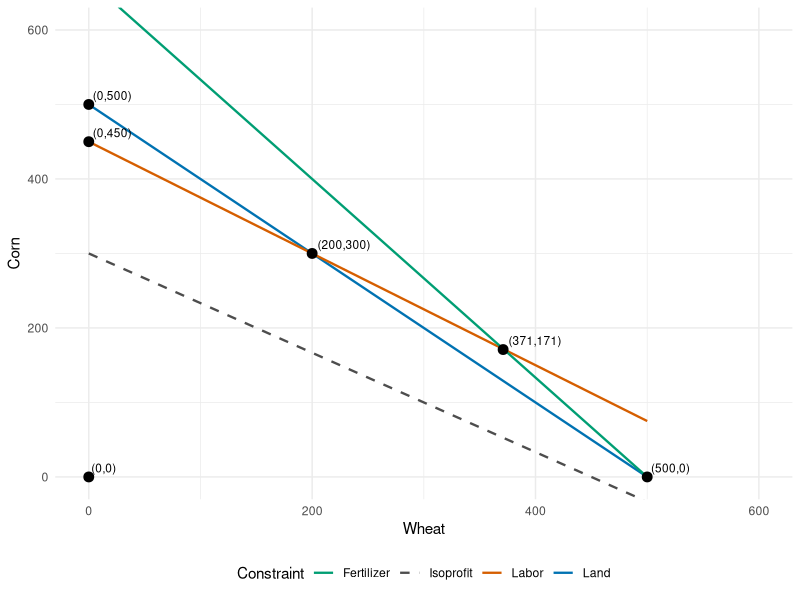

Generate this figure with R:
## ---- chunk 1
#| echo: false

xW <- seq(0, 500, by=1)
land_line <- 500 - xW

labor_line <- (1800 - 3*xW)/4

fertilizer_line <- (2000 - 4*xW)/3

library(ggplot2)

df <- data.frame(
  xW = xW,
  land = land_line,
  labor = labor_line,
  fert = fertilizer_line,
  isoprofit = (90000 - 200 * xW) / 300
)

vertices <- data.frame(
  xW = c(0, 0, 0, 200, 371, 500),
  xC = c(0, 500, 450, 300, 171, 0)
)

ggplot(df, aes(x=xW)) +
  geom_line(aes(y=land, color="Land"), linewidth=0.8) +
  geom_line(aes(y=labor, color="Labor"), linewidth=0.8) +
  geom_line(aes(y=fert, color="Fertilizer"), linewidth=0.8) +
  geom_line(aes(y=isoprofit, color="Isoprofit"),
            linewidth=0.8, linetype="dashed") +
  geom_point(data=vertices, aes(x=xW, y=xC), size=3, color="black") +
  geom_text(data=vertices, aes(x=xW, y=xC, label=paste0("(",xW,",",xC,")")),
            hjust=-0.1, vjust=-0.5, size=3) +
  coord_cartesian(xlim=c(0,600), ylim=c(0,600)) +
  scale_color_manual(
    name = "Constraint",
    values = c(
      Land = "#0072B2",
      Labor = "#D55E00",
      Fertilizer = "#009E73",
      `Isoprofit` = "#4D4D4D"
    )
  ) +
  labs(x="Wheat", y="Corn") +
  theme_minimal() +
  theme(legend.position = "bottom")
## ---- chunk 2
# Technical coefficients (3×3)
A <- matrix(c(0.3,0.2,0.1,
              0.1,0.4,0.2,
              0.2,0.1,0.3), nrow = 3, byrow = TRUE)

I3 <- diag(3)

# Leontief inverse (you can also pre-specify L as below)
L <- solve(I3 - A)

# Base final demand
f <- matrix(c(100,150,200), ncol = 1)

# Compute gross outputs
x <- L %*% f
round(x, 5)
## ---- chunk 3


# Shock: +20 to Manufacturing final demand
df <- matrix(c(0,20,0), ncol = 1)
f_prime <- f + df

# New outputs after shock
x_prime <- L %*% f_prime

# Change in outputs
dx <- x_prime - x

list(
  x = round(x, 5),
  x_prime = round(x_prime, 5),
  delta_x = round(dx, 5)
) 

# Manufacturing column of L (column 2)
L_col_M <- L[,2, drop=FALSE]
check_delta <- 20 * L_col_M

cbind(
  `20 * L[,2]` = round(check_delta, 5),
  `delta x`    = round(dx, 5)
)
